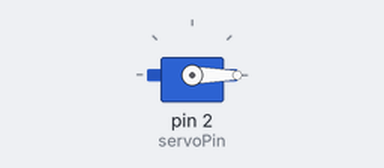
Recording of a sketch running on a simulated Arduino Uno, built with avr-gcc and run on an emulated ATmega328P. Parts: servo.

Above: at 0.01 s.
At 0.5 s:
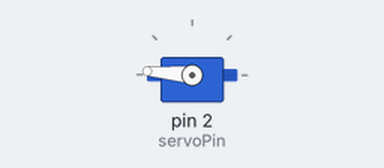
Timing chart, 0 to 2.0 s (numbered marks = the images above):
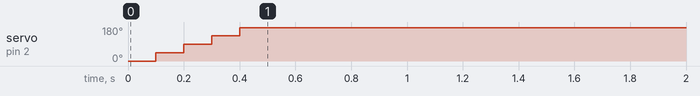

The sketch:

servo_simple.ino
```cpp
#include <Servo.h>
int servoPin = 2;
Servo Servo1;

void setup() {
  Servo1.attach(servoPin);

      Servo1.write(0);
      delay(100);

      Servo1.write(45);
      delay(100);

      Servo1.write(90);
      delay(100);

            Servo1.write(135);
      delay(100);

      Servo1.write(175);
      delay(100);
}

void loop(){
}
```
